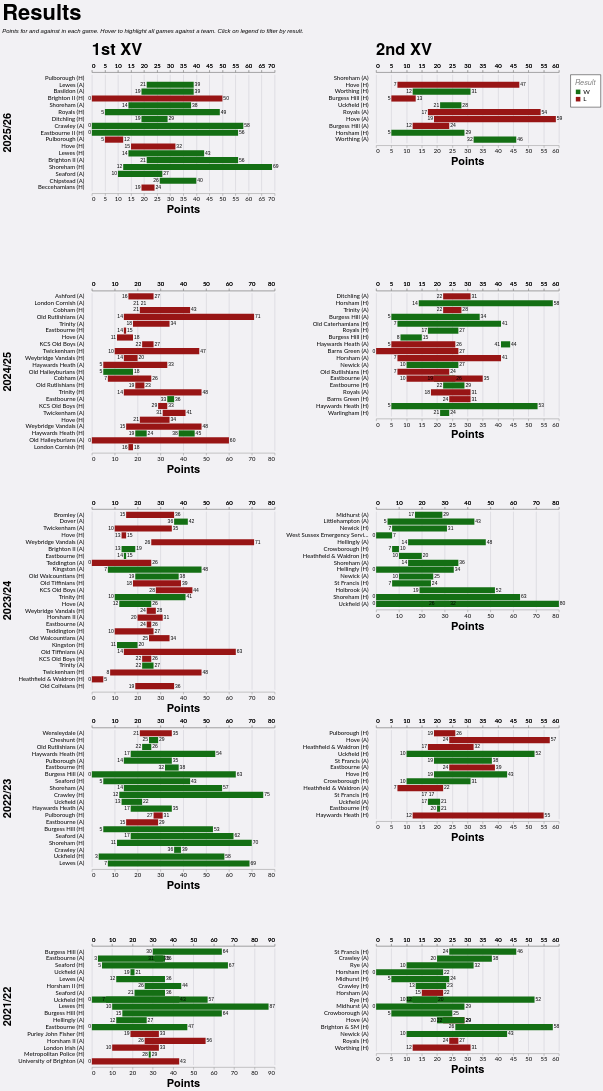

Write a Vega-Lite specification for this figure.
### Vega-Lite specification from a JSON file in a GitHub repository (floating-point values rounded to 4 significant figures; data arrays with more than 128 entries replaced by an {"elided": "..."} marker saying what was removed)
{"config": {"axis": {"labelFont": "Lato, sans-serif", "titleFont": "PT Sans Narrow, Helvetica Neue, Helvetica, Arial, sans-serif", "labelFontSize": 13, "titleFontSize": 24, "gridColor": "#202947", "gridOpacity": 0.2}, "header": {"labelFont": "PT Sans Narrow, Helvetica Neue, Helvetica, Arial, sans-serif", "titleFont": "PT Sans Narrow, Helvetica Neue, Helvetica, Arial, sans-serif", "labelFontSize": 24, "titleFontSize": 28, "labelFontWeight": "bold", "orient": "left"}, "legend": {"labelFont": "Lato, sans-serif", "titleFont": "PT Sans Narrow, Helvetica Neue, Helvetica, Arial, sans-serif", "labelFontSize": 14, "titleFontSize": 16, "titlePadding": 5, "fillColor": "white", "strokeColor": "black", "padding": 10, "titleFontWeight": "lighter", "titleFontStyle": "italic", "titleColor": "gray", "offset": 10}, "title": {"font": "PT Sans Narrow, Helvetica Neue, Helvetica, Arial, sans-serif", "fontSize": 48, "fontWeight": "bold", "anchor": "start", "align": "center", "titlePadding": 20, "subtitlePadding": 10, "subtitleFontSize": 13, "subtitleColor": "", "subtitleFontStyle": "italic", "offset": 15, "color": "black"}, "axisX": {"labelAngle": 0}, "facet": {"title": null, "header": null, "align": {"row": "each", "column": "each"}}, "resolve": {"scale": {"y": "independent", "facet": "independent"}}, "background": "#f2f1f4", "view": {"strokeWidth": 0}}, "data": {"name": "data-a26c0d4c3f4d9bb2ad705c6bcc258629"}, "facet": {"column": {"field": "squad", "header": {"labelAnchor": "start", "labelExpr": "datum.value + ' XV'", "labelFontSize": 36, "title": null}, "title": null, "type": "nominal"}, "row": {"field": "season", "sort": {"field": "season", "order": "descending"}, "title": null, "type": "nominal"}}, "spec": {"layer": [{"mark": {"type": "bar"}, "encoding": {"color": {"field": "result", "legend": {"orient": "right", "title": "Result", "titleOrient": "top"}, "scale": {"domain": ["W", "L"], "range": ["#146f14", "#981515"]}, "type": "nominal"}, "detail": {"field": "game_id", "type": "nominal"}, "opacity": {"condition": {"param": "param_4", "value": 1.0, "empty": true}, "value": 0.2}, "x": {"axis": {"offset": 5, "orient": "bottom"}, "field": "pf", "title": "Points", "type": "quantitative"}, "x2": {"field": "pa"}, "y": {"axis": {"domain": false, "grid": false, "offset": 15, "ticks": false, "title": null}, "field": "game_label", "sort": {"field": "date", "order": "descending"}, "title": null, "type": "nominal"}}, "name": "view_2"}, {"mark": {"type": "text", "align": "right", "dx": -2, "dy": 0}, "encoding": {"color": {"value": "black"}, "detail": {"field": "game_id", "type": "nominal"}, "opacity": {"condition": {"param": "param_4", "value": 1.0, "empty": true}, "value": 0.2}, "text": {"field": "loser", "type": "nominal"}, "x": {"axis": {"offset": 5, "orient": "top"}, "field": "loser", "title": null, "type": "quantitative"}, "y": {"axis": {"domain": false, "grid": false, "offset": 15, "ticks": false, "title": null}, "field": "game_label", "sort": {"field": "date", "order": "descending"}, "title": null, "type": "nominal"}}}, {"mark": {"type": "text", "align": "left", "dx": 2, "dy": 0}, "encoding": {"color": {"value": "black"}, "detail": {"field": "game_id", "type": "nominal"}, "opacity": {"condition": {"param": "param_4", "value": 1.0, "empty": true}, "value": 0.2}, "text": {"field": "winner", "type": "nominal"}, "x": {"axis": {"offset": 5, "orient": "top"}, "field": "winner", "title": null, "type": "quantitative"}, "y": {"axis": {"domain": false, "grid": false, "offset": 15, "ticks": false, "title": null}, "field": "game_label", "sort": {"field": "date", "order": "descending"}, "title": null, "type": "nominal"}}}], "height": {"step": 15}, "transform": [{"filter": {"param": "param_5"}}], "width": 400}, "params": [{"name": "param_4", "select": {"type": "point", "clear": "mouseout", "fields": ["opposition"], "on": "hover"}, "views": ["view_2"]}, {"name": "param_5", "select": {"type": "point", "fields": ["result"]}, "bind": "legend", "views": ["view_2"]}], "resolve": {"scale": {"x": "independent", "y": "independent"}}, "spacing": 10, "title": {"text": "Results", "subtitle": "Points for and against in each game. Hover to highlight all games against a team. Click on legend to filter by result."}, "$schema": "https://vega.github.io/schema/vega-lite/v5.20.1.json", "datasets": {"data-a26c0d4c3f4d9bb2ad705c6bcc258629": {"elided": "181 records"}}}
